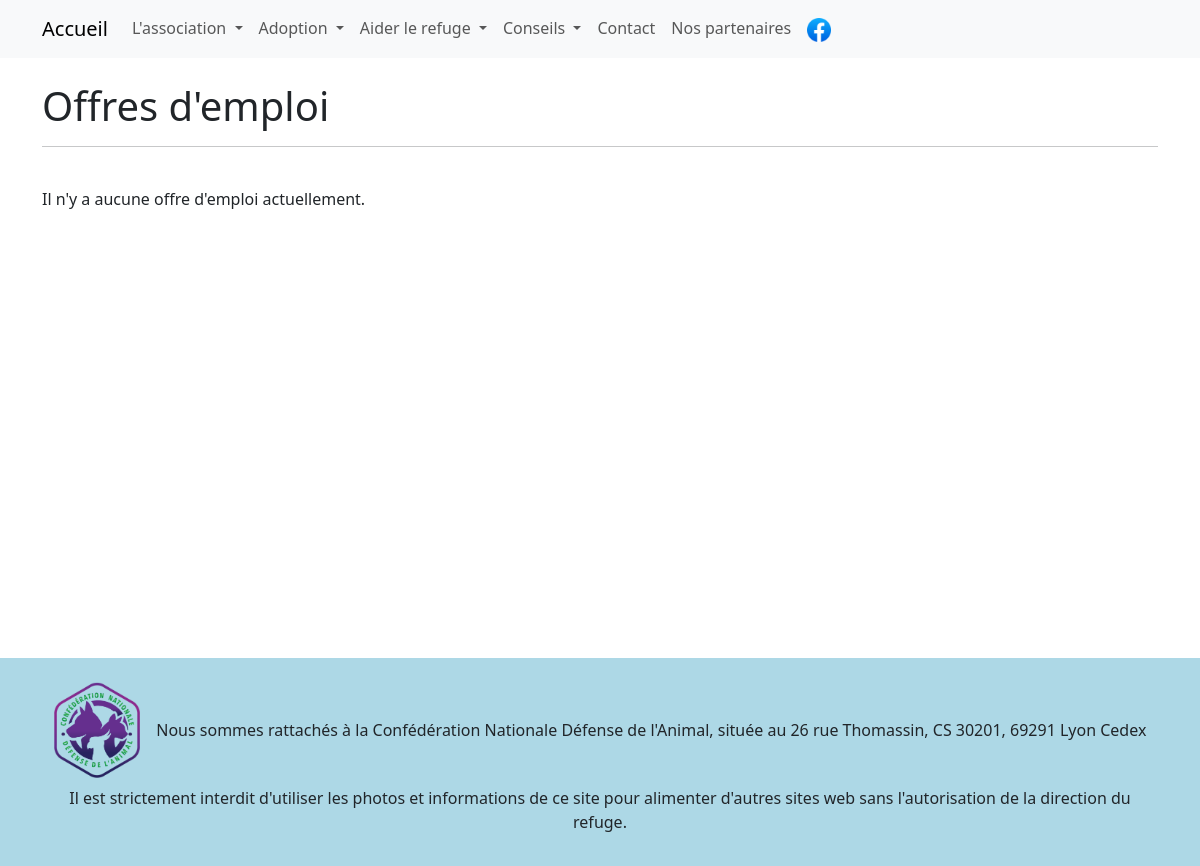
/emplois.php, run on an earlier commit of the app's database.
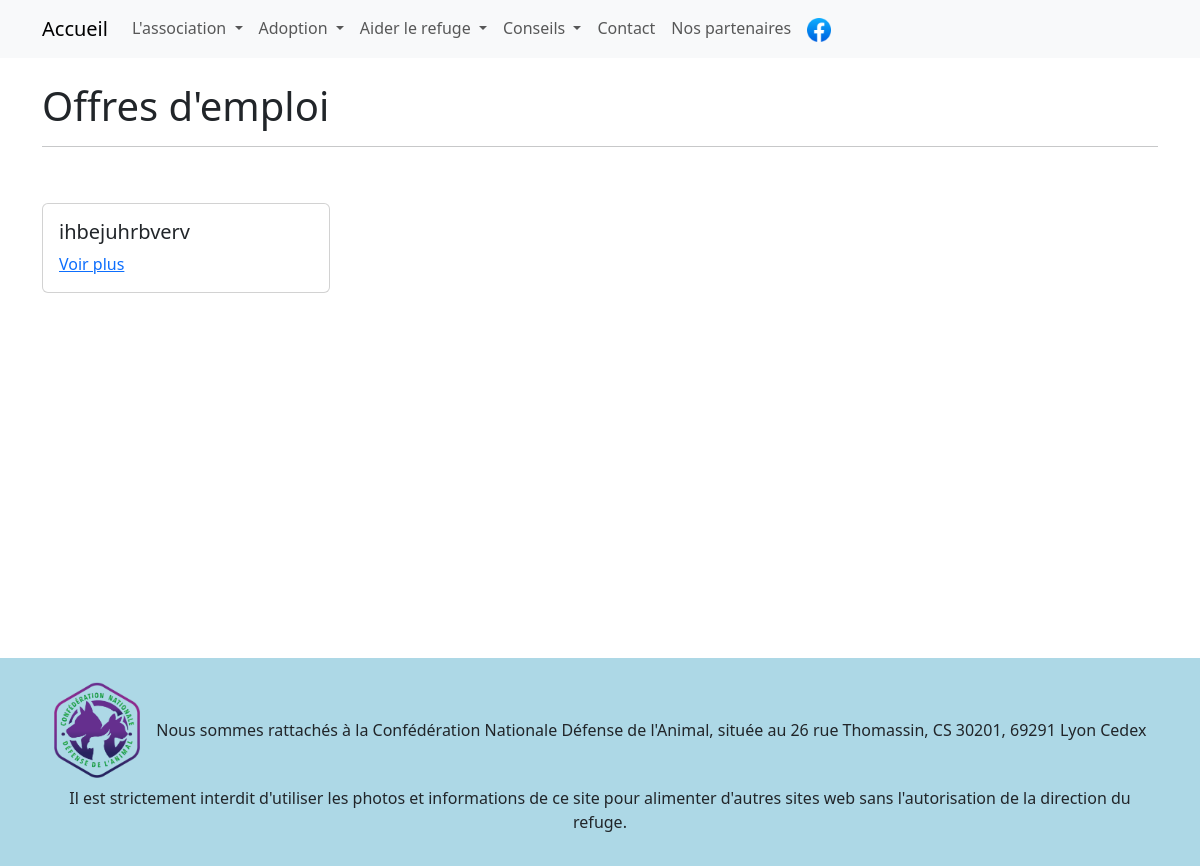
And on a later commit of the database.
### tables this page shows
CREATE TABLE `jobs` (
  `id` int NOT NULL,
  `type_offre` tinyint NOT NULL,
  `titre` varchar(255) NOT NULL,
  `description` blob NOT NULL
);

### emplois.php (the view, shortened to what this page needs)
<?php
require('appelEtPost/dbconnect.php');
$emplois = $bdd->query("SELECT jobs.id, jobs.titre FROM jobs WHERE jobs.type_offre = 1");
$donneesEmplois = $emplois->fetchall(PDO::FETCH_ASSOC);
?>
<!DOCTYPE html>
<html lang="en">
<head>
<?php require('commun/header.php'); ?>
<main>
    <div class="container">
    <h1>Offres d'emploi<?php if (isset($_SESSION['check']) && $_SESSION['check'] == "log") {echo(' <a href="new-offre.php" class="btn btn-primary">Nouveau</a>');}?></h1><hr><br>
    <?php if ($donneesEmplois) { ?>
        <?php foreach ($donneesEmplois as $donneeEmploi) { ?>
            <div class="card" style="width: 18rem;">
                <div class="card-body">
                    <h5 class="card-title"><?=$donneeEmploi['titre']?></h5>
                    <a href="details-offre.php?id=<?=$donneeEmploi['id']?>" class="card-link">Voir plus</a>
                </div>
            </div>
        <?php } ?>
        <br>
    <?php } else { echo("Il n'y a aucune offre d'emploi actuellement."); } ?>
</main>
<?php require('commun/footer.php'); ?>

What changed in the data, as far as the page shows it:
added jobs: titre "ihbejuhrbverv"
Also different on the page:
text no longer shown: "Il n'y a aucune offre d'emploi actuellement."
